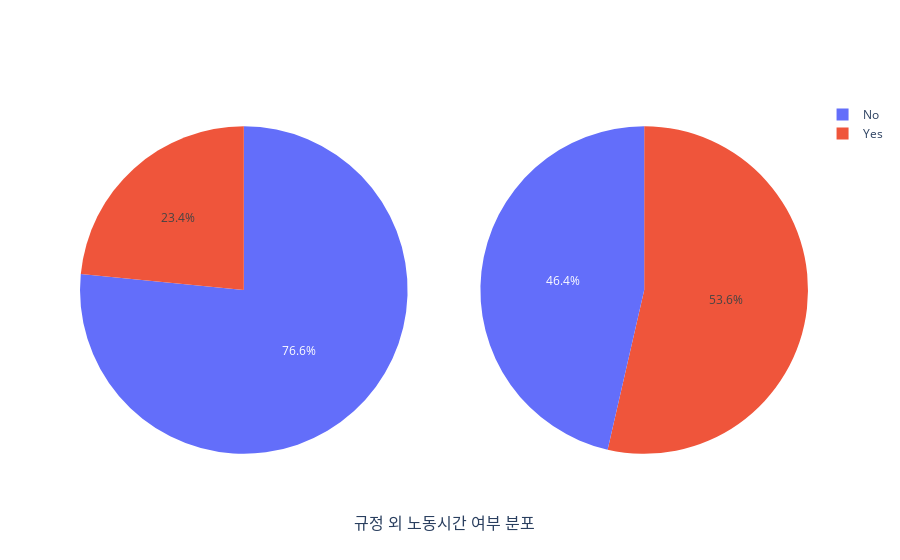

This figure's notebook cell:
### Markdown cell above
#### 5. 규정 외 노동시간에 따른 은퇴 비율

왼쪽 그래프는 은퇴하지 않은 사람들의 규정 외 노동 여부 분포이다.

오른쪽 그래프는 은퇴한 사람들의 규정 외 노동 여부 분포이다.

규정 외 시간동안 노동을 하는 경우 은퇴 비율이 매우 높아짐을 알 수 있었다.

### Code cell
fig = make_subplots(rows=1, cols=2, specs=[[{'type':'pie'},{'type':'pie'}]], x_title='규정 외 노동시간 여부 분포')


                   
fig.add_pie(labels=data[data['Attrition'] != 'Yes'].OverTime,row=1,col=1)
fig.add_pie(labels=data[data['Attrition'] == 'Yes'].OverTime,row=1,col=2)

fig.show()
tls.get_embed(py.plot(fig, filename = 'OverTime_Distribution', auto_open=True))

### Figure 1 — Plotly figure (JSON) as saved in the notebook; plotly's stock layout.template omitted (floating-point values rounded to 4 significant figures; data arrays with more than 128 entries replaced by an {"elided": "..."} marker saying what was removed)
{"data": [{"domain": {"x": [0, 0.45], "y": [0, 1]}, "labels": {"elided": "1233 str values"}, "type": "pie"}, {"domain": {"x": [0.55, 1], "y": [0, 1]}, "labels": {"elided": "237 str values"}, "type": "pie"}], "layout": {"annotations": [{"font": {"size": 16}, "showarrow": false, "text": "규정 외 노동시간 여부 분포", "x": 0.5, "xanchor": "center", "xref": "paper", "y": 0, "yanchor": "top", "yref": "paper", "yshift": -30}]}}
